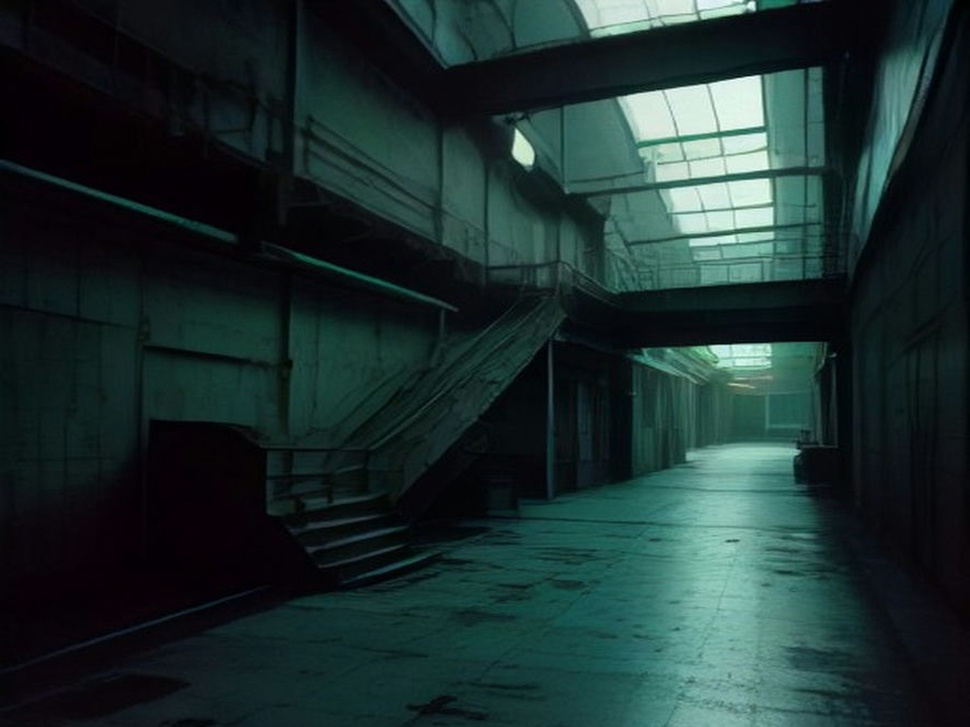
#> input picture analog_lore_studio/assets/ai_scenes/opt2_sc1_entry_angle2.jpg, 970 x 727 px, shrunk from 1440 x 1080 before the run
$ python finalize_timeline_and_assets.py
#> lines starting #> are read from the running program, lines starting #| are printed output that depends on the picture
import json
import os
import shutil
import cv2
import numpy as np

base_dir = os.path.abspath(os.path.join(os.path.dirname(__file__), ".."))
scenes_dir = os.path.join(base_dir, "assets", "ai_scenes")
timeline_path = os.path.join(base_dir, "data", "timeline.json")

# Clean up any remaining files that had timestamps
# 1. opt2_sc1_entry_angle1: copy opt2_sc1_entry_angle2 to it (clean 1440x1080 mall concourse)
clean_mall = os.path.join(scenes_dir, "opt2_sc1_entry_angle2.jpg")
if os.path.exists(clean_mall):
    im_mall = cv2.imread(clean_mall)
#> im_mall is the input picture: shape (727, 970, 3); mean B, G, R 47, 48, 28.7
    # Flip horizontally for angle 1 so angle 1 and angle 2 are distinct views of the mall!
    im_mall_flip = cv2.flip(im_mall, 1)
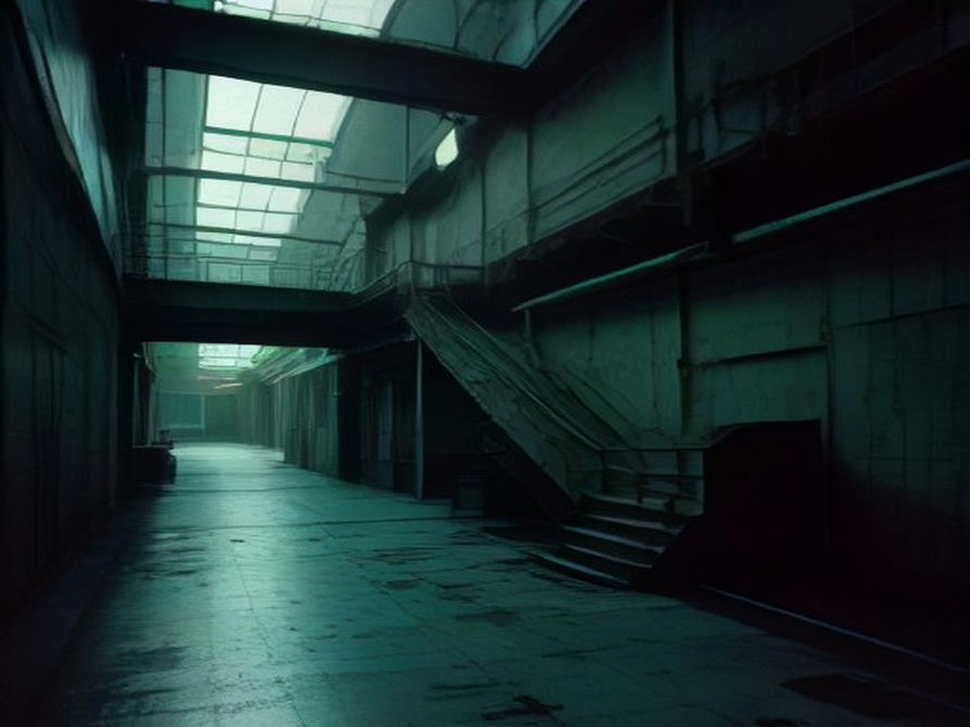
#> im_mall_flip: shape (727, 970, 3); mean B, G, R 47, 48, 28.7
    cv2.imwrite(os.path.join(scenes_dir, "opt2_sc1_entry_angle1.jpg"), im_mall_flip)
    cv2.imwrite(os.path.join(scenes_dir, "opt2_sc1_entry.jpg"), im_mall)
    print("Created clean opt2_sc1_entry_angle1.jpg and opt2_sc1_entry.jpg")

# 2. opt3_sc6_verdict_angle1: copy clean subterranean corridor to it
clean_tunnel = os.path.join(base_dir, "output", "steam_burst_clean.jpg")
if os.path.exists(clean_tunnel):
    shutil.copy2(clean_tunnel, os.path.join(scenes_dir, "opt3_sc6_verdict_angle1.jpg"))
    shutil.copy2(clean_tunnel, os.path.join(scenes_dir, "opt3_sc6_verdict.jpg"))
    print("Created clean opt3_sc6_verdict_angle1.jpg")

# 3. Update timeline.json so scenes have clean, 2-still or 3-still cinematic setups
#> (the run stopped early here; a loop or call above may not have finished)

$ run again, with analog_lore_studio/assets/ai_scenes/opt1_sc1_entry_angle1.jpg copied over analog_lore_studio/assets/ai_scenes/opt2_sc1_entry_angle2.jpg
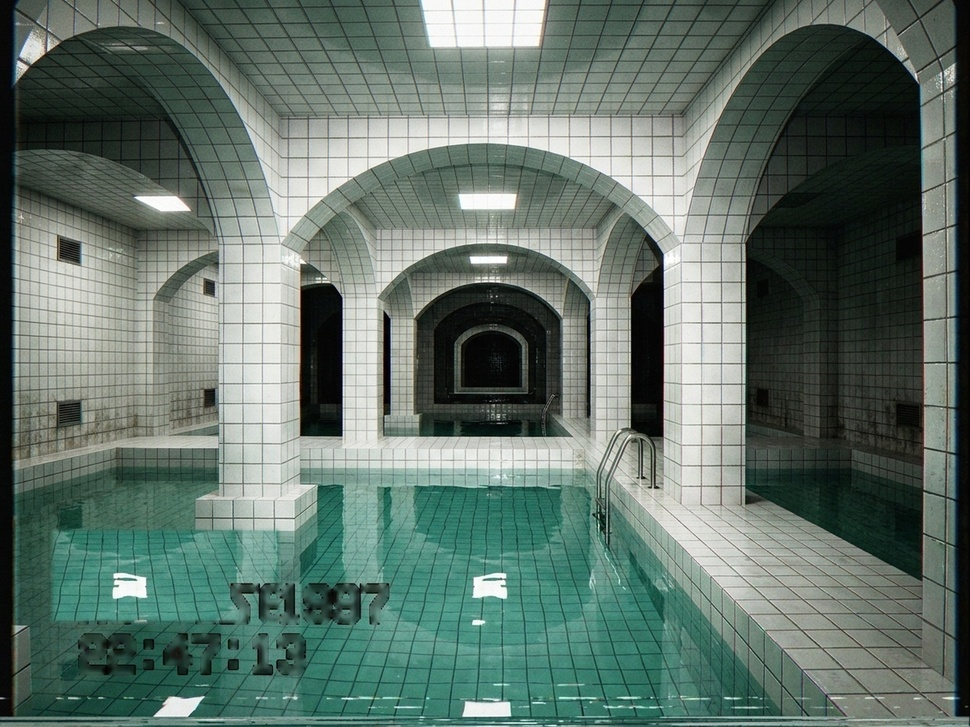
#> input picture analog_lore_studio/assets/ai_scenes/opt1_sc1_entry_angle1.jpg, 970 x 727 px, shrunk from 1440 x 1080 before the run
#> im_mall is the input picture: shape (727, 970, 3); mean B, G, R 106.7, 115.6, 97.9
#> `im_mall_flip = cv2.flip(im_mall, 1)`:
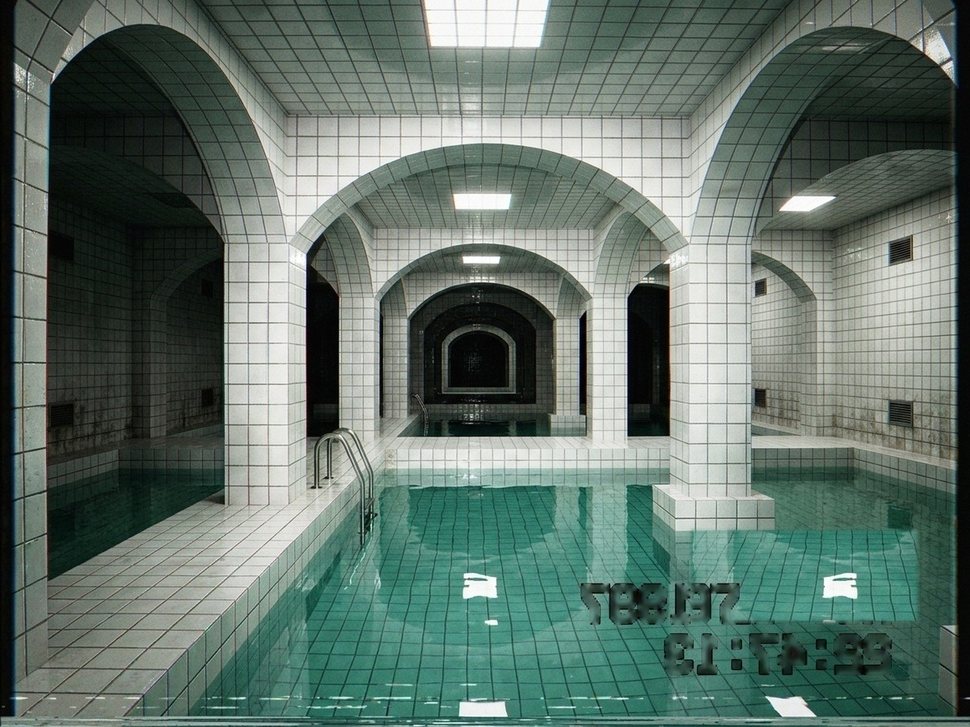
#> im_mall_flip: shape (727, 970, 3); mean B, G, R 106.7, 115.6, 97.9

$ run again, with analog_lore_studio/assets/ai_scenes/opt1_sc1_entry_angle2.jpg copied over analog_lore_studio/assets/ai_scenes/opt2_sc1_entry_angle2.jpg
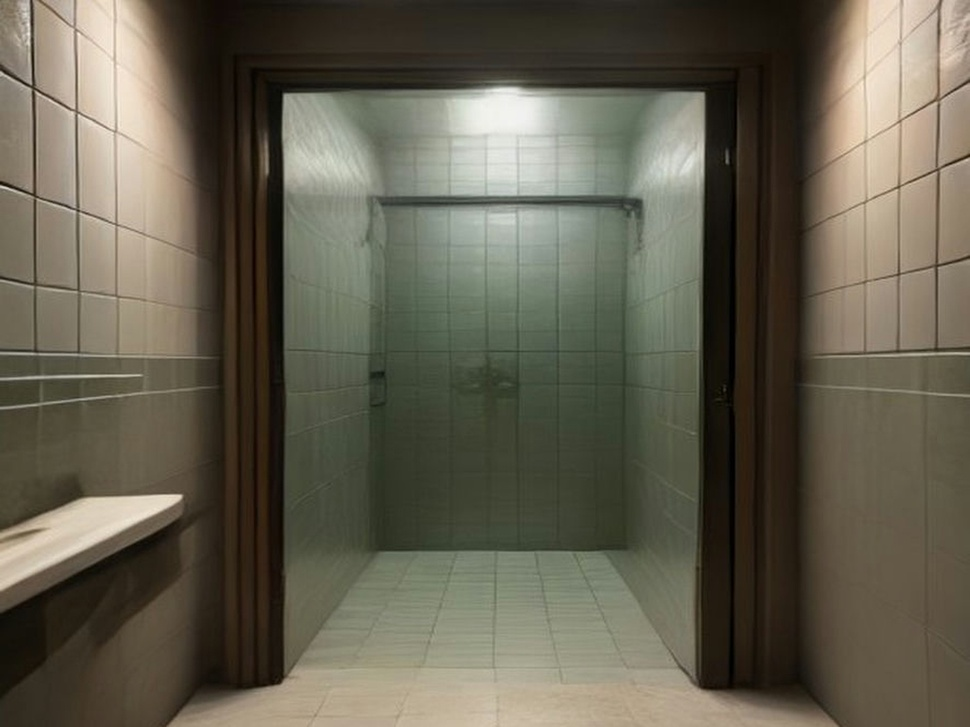
#> input picture analog_lore_studio/assets/ai_scenes/opt1_sc1_entry_angle2.jpg, 970 x 727 px, shrunk from 1440 x 1080 before the run
#> im_mall is the input picture: shape (727, 970, 3); mean B, G, R 80.1, 95.8, 100.4
#> `im_mall_flip = cv2.flip(im_mall, 1)`:
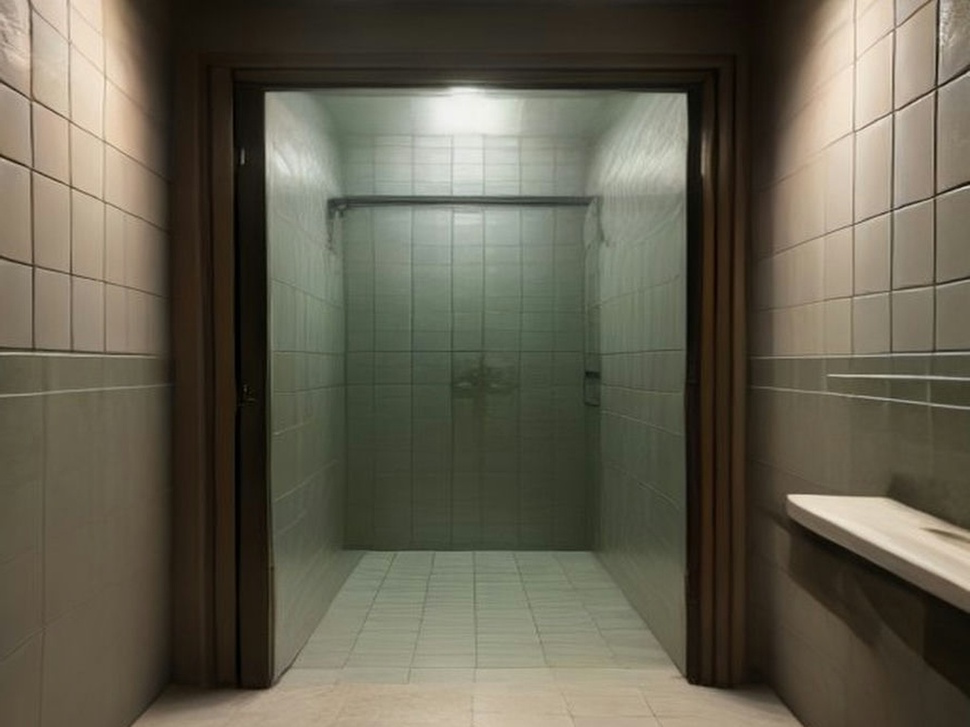
#> im_mall_flip: shape (727, 970, 3); mean B, G, R 80.1, 95.8, 100.4

$ run again, with analog_lore_studio/assets/ai_scenes/opt1_sc1_entry_angle3.jpg copied over analog_lore_studio/assets/ai_scenes/opt2_sc1_entry_angle2.jpg
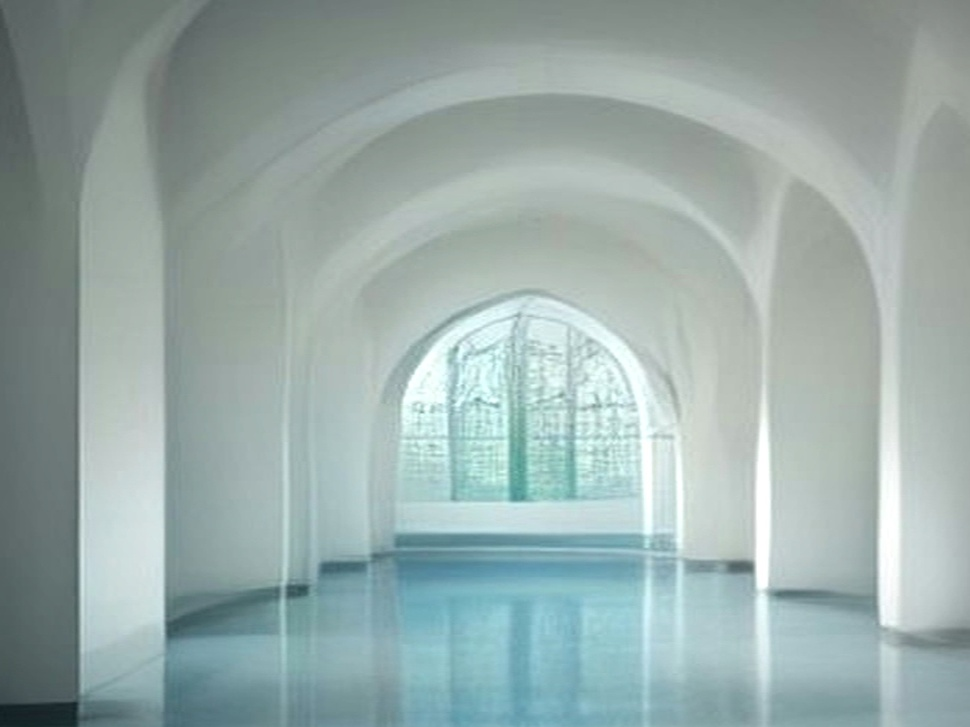
#> input picture analog_lore_studio/assets/ai_scenes/opt1_sc1_entry_angle3.jpg, 970 x 727 px, shrunk from 1440 x 1080 before the run
#> im_mall is the input picture: shape (727, 970, 3); mean B, G, R 169.3, 171.5, 153.4
#> `im_mall_flip = cv2.flip(im_mall, 1)`:
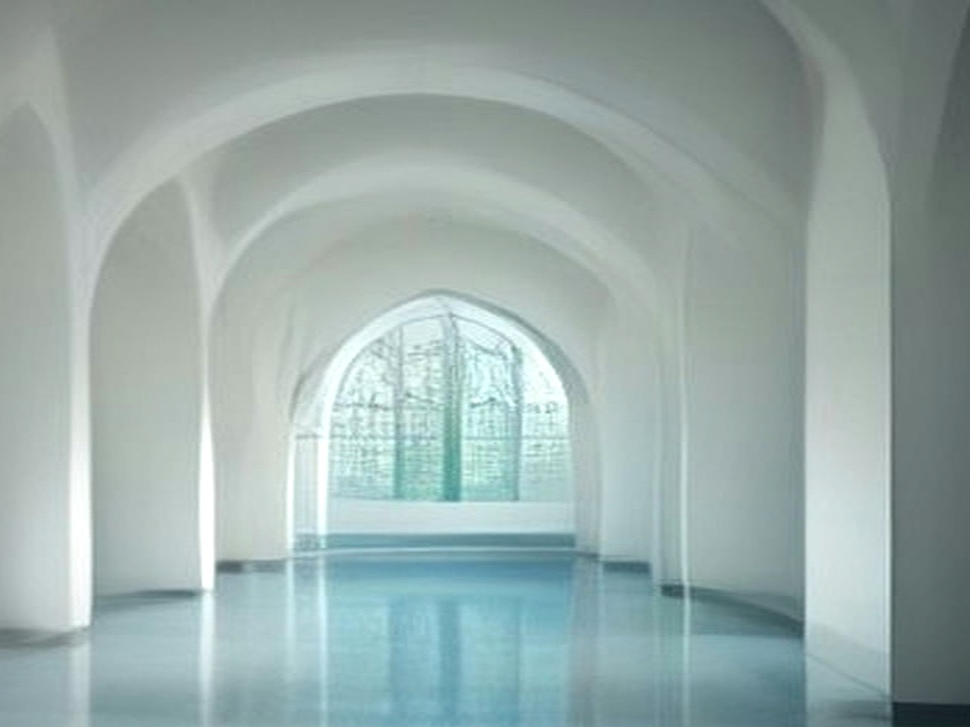
#> im_mall_flip: shape (727, 970, 3); mean B, G, R 169.3, 171.5, 153.4
